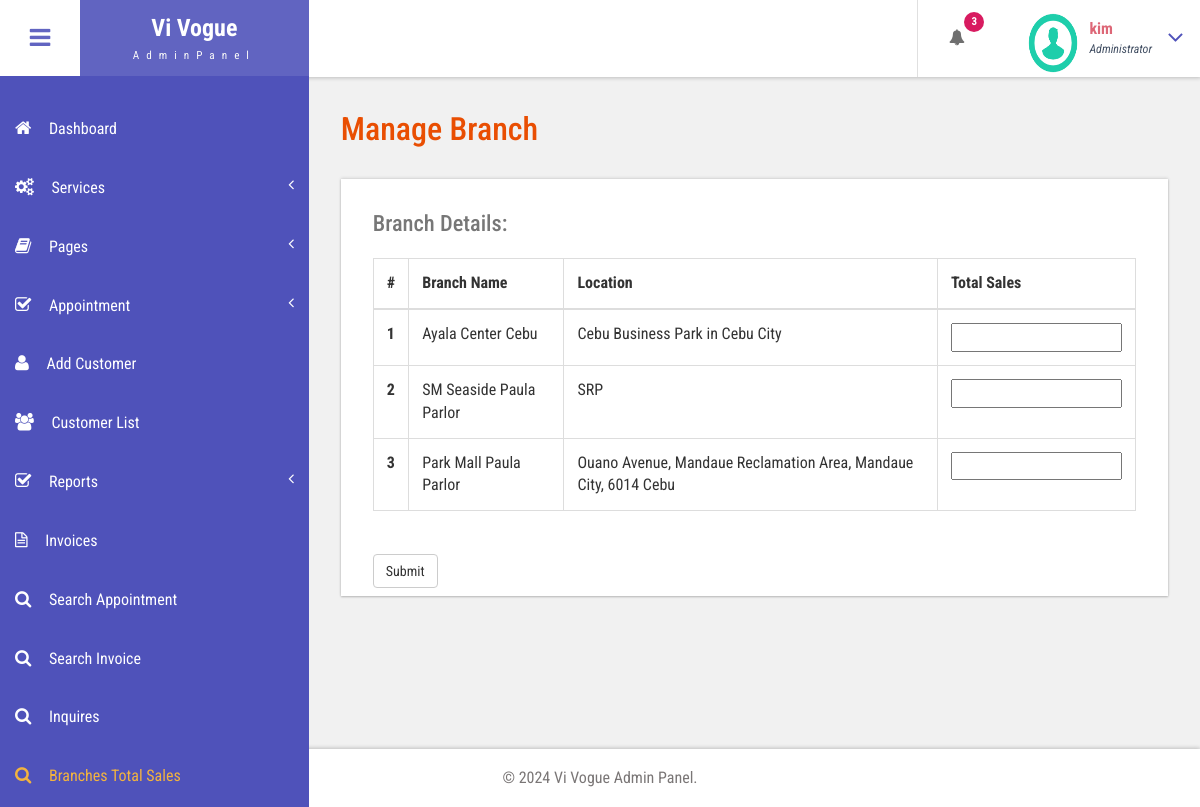
/bpms/admin/branch-sales.php (signed in), run on the app's committed database.
### tables this page shows
CREATE TABLE `tblbranches` (
  `ID` int(10) NOT NULL,
  `Branch` text NOT NULL,
  `Location` text NOT NULL,
  `Creation Date` timestamp NOT NULL DEFAULT current_timestamp() ON UPDATE current_timestamp()
);

### bpms/admin/branch-sales.php (the view, shortened to what this page needs)
<?php
include('includes/dbconnection.php');
if (strlen($_SESSION['bpmsaid']) == 0) {
    header('location:logout.php');
} else {
?>
<!DOCTYPE HTML>
<html>
<head>
    <link href="css/bootstrap.css" rel='stylesheet' type='text/css' />
    <link href="css/style.css" rel='stylesheet' type='text/css' />
    <link href="css/font-awesome.css" rel="stylesheet">
    <link href="css/animate.css" rel="stylesheet" type="text/css" media="all">
    <link href="css/custom.css" rel="stylesheet">
</head>
<body class="cbp-spmenu-push">
    <div class="main-content">
        <?php include_once('includes/sidebar.php'); ?>
        <?php include_once('includes/header.php'); ?>
        <div id="page-wrapper">
            <div class="main-page">
                <div class="tables">
                    <h3 class="title1">Manage Branch</h3>
                    <div class="table-responsive bs-example widget-shadow">
                        <h4>Branch Details:</h4>
                        <table class="table table-bordered">
                            <thead>
                                <tr>
                                    <th>#</th>
                                    <th>Branch Name</th>
                                    <th>Location</th>
                                    <th>Total Sales</th>
                                </tr>
                            </thead>
                            <tbody>
                                <?php
                                $ret = mysqli_query($con, "SELECT * FROM tblbranches");
                                $cnt = 1;
                                while ($row = mysqli_fetch_array($ret)) {
                                ?>
                                    <tr>
                                        <th scope="row"><?php echo $cnt; ?></th>
                                        <td><?php echo $row['Branch']; ?></td>
                                        <td><?php echo $row['Location']; ?></td>
										<td><input type="text" value=""></td>
                                    </tr>
                                <?php
                                    $cnt = $cnt + 1;
                                }
                                ?>
                            </tbody>
                        </table>
                        <br>
                        <button type="submit" name="submit" class="btn btn-default">Submit</button>
                    </div>
                </div>
            </div>
        </div>
        <?php include_once('includes/footer.php'); ?>
    </div>
</body>
</html>
<?php } ?>

### bpms/admin/includes/header.php (shortened to what this page needs)
<div class="sticky-header header-section ">
      <div class="header-left">
        <button id="showLeftPush"><i class="fa fa-bars"></i></button>
        <div class="logo">
          <a href="index.html">
            <h1>Vi Vogue</h1>
            <span>AdminPanel</span>
          </a>
        </div>
      </div>
      <div class="header-right">
        <div class="profile_details_left">
          <ul class="nofitications-dropdown">
            <?php
$ret1=mysqli_query($con,"select ID,Name from  tblappointment where Status=''");
$num=mysqli_num_rows($ret1);
?>
            <li class="dropdown head-dpdn">
              <a href="#" class="dropdown-toggle" data-toggle="dropdown" aria-expanded="false"><i class="fa fa-bell"></i><span class="badge blue"><?php echo $num;?></span></a>
            </li>
          </ul>
          <div class="clearfix"> </div>
        </div>
        <div class="profile_details">
        <?php
$adid=$_SESSION['bpmsaid'];
$ret=mysqli_query($con,"select AdminName from tbladmin where ID='$adid'");
$row=mysqli_fetch_array($ret);
$name=$row['AdminName'];
?>
          <ul>
            <li class="dropdown profile_details_drop">
              <a href="#" class="dropdown-toggle" data-toggle="dropdown" aria-expanded="false">
                <div class="profile_img">
                  <span class="prfil-img"><img src="images/download (1).png" alt="" width="50" height="60"> </span>
                  <div class="user-name">
                    <p><?php echo $name; ?></p>
                    <span>Administrator</span>
                  </div>
                  <i class="fa fa-angle-down lnr"></i>
                  <div class="clearfix"></div>
                </div>
              </a>
            </li>
          </ul>
        </div>
      </div>
      <div class="clearfix"> </div>
    </div>

### bpms/admin/css/style.css (style rules this page uses)
h4, h5, h6, h1, h2, h3 { margin: 0; }
ul, ol { margin: 0; }
p { margin: 0; }
html, body { font-family: 'Roboto Condensed', sans-serif; font-size: 100%; overflow-x: hidden; background: #fff; }
body a { transition: 0.5s all ease; -webkit-transition: 0.5s all ease; -moz-transition: 0.5s all ease; -o-transition: 0.5s all ease; -ms-transition: 0.5s all ease; text-decoration:none; }
h1,h2,h3,h4,h5,h6 { margin:0; }
p { margin:0; }
ul,label { margin:0; padding:0; }
.main-content { position: relative; }
.sticky-header { position: fixed; top: 0; left:0px; width: 100%; z-index: 100; }
.header-section { background:#FFF; box-shadow: 1px 1px 4px rgba(0, 0, 0, 0.21); -webkit-box-shadow: 1px 1px 4px rgba(0, 0, 0, 0.21); -moz-box-shadow: 1px 1px 4px rgba(0, 0, 0, 0.21); -o-box-shadow: 1px 1px 4px rgba(0, 0, 0, 0.21); }
.header-section::after { clear: both; display: block; content: ''; }
.header-left { float: left; width: 45%; }
.header-right { float: right; }
button#showLeftPush { font-size: 1.5em; width: 80px; padding: 0.87em 0; text-align: center; cursor: pointer; float: left; color: #6F6F6F; -moz-transition: all 0.2s ease-out 0s; -webkit-transition: all 0.2s ease-out 0s; transition: all 0.2s ease-out 0s; border: none; background-color: #fff; outline:none; }
.cbp-spmenu-push { overflow-x: hidden; position: relative; }
.cbp-spmenu, .cbp-spmenu-push { -webkit-transition: all 0.3s ease; -moz-transition: all 0.3s ease; transition: all 0.3s ease; }
.cbp-spmenu-push div#page-wrapper { margin: 0 0 0 19.3em; transition:.5s all; -webkit-transition:.5s all; -moz-transition:.5s all; }
.fa { display: inline-block; font-family: FontAwesome; font-style: normal; font-weight: normal; line-height: 1; -webkit-font-smoothing: antialiased; -moz-osx-font-smoothing: grayscale; }
.logo { background: #6164C1; text-align: center; float: left; }
.logo a { padding: 0.9em 3.3em .7em; display: block; text-decoration: none; }
.logo a h1 { color: #fff; font-size: 1.5em; line-height: 1.2em; font-weight: 700; }
.logo a span { color: #F8F8F8; font-size: .7em; text-align: center; letter-spacing: 7px; }
.profile_details_left { float: left; }
li.dropdown.head-dpdn { display: inline-block; padding: 1.7em 0; border-left: 1px solid #E0E0E0; float: left; }
li.dropdown.head-dpdn a.dropdown-toggle { padding: 1.7em 2em; }
i.fa.fa-bell { color:#6F6F6F; }
.header-right span.badge { font-size: 11px; font-weight: bold; color: #FFF; background: #8BC34A; line-height: 15px; width: 20px; height: 20px; border-radius: 2em; -webkit-border-radius: 2em; -moz-border-radius: 2em; -o-border-radius: 2em; text-align: center; display: inline-block; position: absolute; top: 16%; padding: 2px 0 0; }
.header-right span.blue { background-color:#D81B60; }
.profile_details { float: right; }
.profile_details_drop a.dropdown-toggle { display:block; padding: 0.8em 3em 0 2em; }
.profile_img span.prfil-img { float:left; }
.user-name { float:left; margin-top:8px; margin-left:11px; height:35px; }
.profile_details ul li { list-style-type:none; position:relative; }
.profile_details li a i.fa.lnr { position: absolute; top: 34%; right: 8%; color: #4F52BA; font-size: 1.6em; }
.user-name p { font-size:1em; color:#DD6777; line-height:1em; font-weight:700; }
.user-name span { font-size: .75em; font-style: italic; color: #424f63; font-weight: normal; margin-top: .3em; }
.widget-shadow { background-color: #fff; box-shadow: 0 -1px 3px rgba(0,0,0,.12),0 1px 2px rgba(0,0,0,.24); -webkit-box-shadow: 0 -1px 3px rgba(0,0,0,.12),0 1px 2px rgba(0,0,0,.24); -moz-box-shadow: 0 -1px 3px rgba(0,0,0,.12),0 1px 2px rgba(0,0,0,.24); }
h3.title1 { font-size: 2em; color: #e94e02; margin-bottom: 0.8em; }
.table > thead > tr > th, .table > tbody > tr > th, .table > tfoot > tr > th, .table > thead > tr > td, .table > tbody > tr > td, .table > tfoot > tr > td { border-top: none; }
.tables h4 { font-size: 1.4em; margin-bottom: 1em; color: #777777; }
.tables .panel-body ,.tables .bs-example { padding: 2em 2em 0.5em; }
.tables .table > thead > tr > th, .tables .table > tbody > tr > th, .tables .table > tfoot > tr > th, .tables .table > thead > tr > td, .tables .table > tbody > tr > td, .tables .table > tfoot > tr > td { padding: 13px; border-top: 1px solid #E0E0E0; }
.bs-example { margin-top: 2em; }

### bpms/admin/css/custom.css (style rules this page uses)
#page-wrapper { padding:7em 2em 2.5em; background-color: #F1F1F1; }

### data on the page
tblbranches: Branch "Ayala Center Cebu", Location "Cebu Business Park in Cebu City"
tblbranches: Branch "SM Seaside Paula Parlor", Location "SRP"
tblbranches: Branch "Park Mall Paula Parlor", Location "Ouano Avenue, Mandaue Reclamation Area, Mandaue City, 6014 Cebu"

### other printed values
$num "3"
$name "kim"
